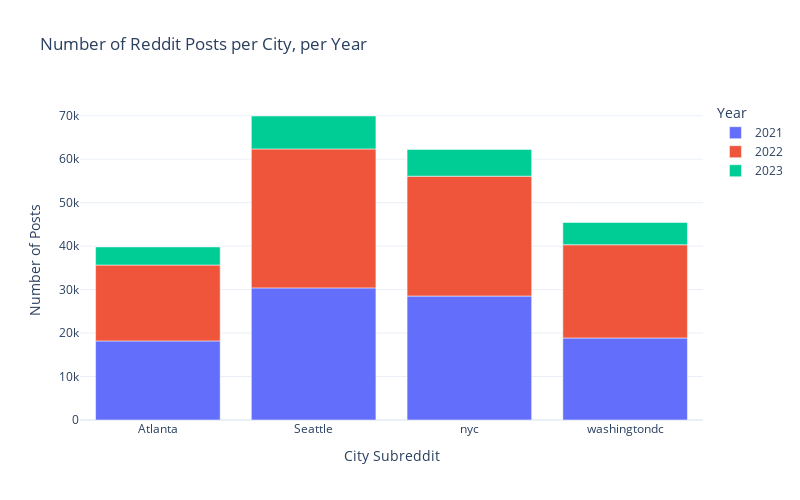

The notebook cell this image was saved under:
### Code cell
# Make barplot in Plotly
fig = px.bar(post_counts, x="subreddit", y="count", color="year", template='plotly_white',
             labels={"year": "Year", "count": "Number of Posts", 'subreddit': 'City Subreddit'},
             title="Number of Reddit Posts per City, per Year")
# Update size
fig.update_layout(height=500, width=800)

### Figure 1 — Plotly figure (JSON) as saved in the notebook; plotly's stock layout.template omitted (floating-point values rounded to 4 significant figures)
{"data": [{"alignmentgroup": "True", "hovertemplate": "Year=2021<br>City Subreddit=%{x}<br>Number of Posts=%{y}<extra></extra>", "legendgroup": "2021", "marker": {"color": "#636efa", "pattern": {"shape": ""}}, "name": "2021", "offsetgroup": "2021", "orientation": "v", "showlegend": true, "textposition": "auto", "type": "bar", "x": ["Atlanta", "Seattle", "nyc", "washingtondc"], "xaxis": "x", "y": [18194, 30388, 28515, 18872], "yaxis": "y"}, {"alignmentgroup": "True", "hovertemplate": "Year=2022<br>City Subreddit=%{x}<br>Number of Posts=%{y}<extra></extra>", "legendgroup": "2022", "marker": {"color": "#EF553B", "pattern": {"shape": ""}}, "name": "2022", "offsetgroup": "2022", "orientation": "v", "showlegend": true, "textposition": "auto", "type": "bar", "x": ["Atlanta", "Seattle", "nyc", "washingtondc"], "xaxis": "x", "y": [17451, 31957, 27564, 21435], "yaxis": "y"}, {"alignmentgroup": "True", "hovertemplate": "Year=2023<br>City Subreddit=%{x}<br>Number of Posts=%{y}<extra></extra>", "legendgroup": "2023", "marker": {"color": "#00cc96", "pattern": {"shape": ""}}, "name": "2023", "offsetgroup": "2023", "orientation": "v", "showlegend": true, "textposition": "auto", "type": "bar", "x": ["Atlanta", "Seattle", "nyc", "washingtondc"], "xaxis": "x", "y": [4170, 7578, 6154, 5116], "yaxis": "y"}], "layout": {"barmode": "relative", "height": 500, "legend": {"title": {"text": "Year"}, "tracegroupgap": 0}, "title": {"text": "Number of Reddit Posts per City, per Year"}, "width": 800, "xaxis": {"anchor": "y", "domain": [0, 1], "title": {"text": "City Subreddit"}}, "yaxis": {"anchor": "x", "domain": [0, 1], "title": {"text": "Number of Posts"}}}}
